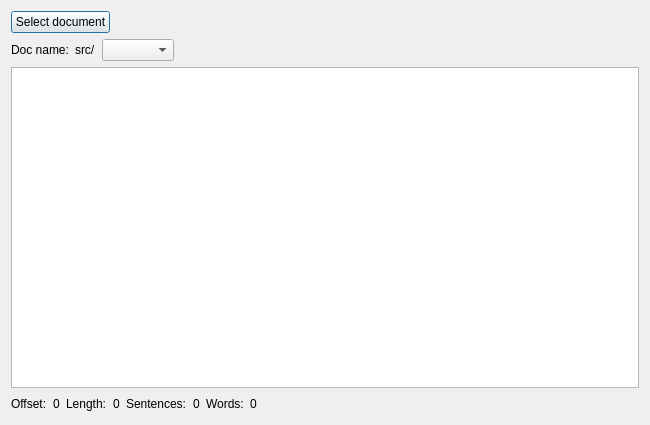
<?xml version="1.0" encoding="UTF-8"?>
<ui version="4.0">
 <class>Dialog</class>
 <widget class="QDialog" name="Dialog">
  <property name="geometry">
   <rect>
    <x>0</x>
    <y>0</y>
    <width>650</width>
    <height>425</height>
   </rect>
  </property>
  <property name="windowTitle">
   <string>Dialog</string>
  </property>
  <layout class="QGridLayout" name="gridLayout">
   <item row="2" column="0">
    <widget class="QTextEdit" name="te_susp_text">
     <property name="readOnly">
      <bool>true</bool>
     </property>
    </widget>
   </item>
   <item row="3" column="0">
    <layout class="QHBoxLayout" name="horizontalLayout">
     <item>
      <widget class="QLabel" name="label_10">
       <property name="text">
        <string>Offset:</string>
       </property>
      </widget>
     </item>
     <item>
      <widget class="QLabel" name="lb_src_offset">
       <property name="text">
        <string>0</string>
       </property>
      </widget>
     </item>
     <item>
      <widget class="QLabel" name="label_11">
       <property name="text">
        <string>Length:</string>
       </property>
      </widget>
     </item>
     <item>
      <widget class="QLabel" name="lb_src_length">
       <property name="text">
        <string>0</string>
       </property>
      </widget>
     </item>
     <item>
      <widget class="QLabel" name="label_12">
       <property name="text">
        <string>Sentences:</string>
       </property>
      </widget>
     </item>
     <item>
      <widget class="QLabel" name="lb_src_sentences_count">
       <property name="text">
        <string>0</string>
       </property>
      </widget>
     </item>
     <item>
      <widget class="QLabel" name="label_13">
       <property name="text">
        <string>Words:</string>
       </property>
      </widget>
     </item>
     <item>
      <widget class="QLabel" name="lb_src_words_count">
       <property name="text">
        <string>0</string>
       </property>
      </widget>
     </item>
     <item>
      <spacer name="horizontalSpacer_5">
       <property name="orientation">
        <enum>Qt::Horizontal</enum>
       </property>
       <property name="sizeHint" stdset="0">
        <size>
         <width>40</width>
         <height>20</height>
        </size>
       </property>
      </spacer>
     </item>
    </layout>
   </item>
   <item row="0" column="0">
    <layout class="QHBoxLayout" name="horizontalLayout_2">
     <item>
      <widget class="QPushButton" name="btn_select_src_doc">
       <property name="text">
        <string>Select document</string>
       </property>
      </widget>
     </item>
     <item>
      <spacer name="horizontalSpacer">
       <property name="orientation">
        <enum>Qt::Horizontal</enum>
       </property>
       <property name="sizeHint" stdset="0">
        <size>
         <width>40</width>
         <height>20</height>
        </size>
       </property>
      </spacer>
     </item>
    </layout>
   </item>
   <item row="1" column="0">
    <layout class="QHBoxLayout" name="horizontalLayout_3">
     <item>
      <widget class="QLabel" name="label_9">
       <property name="text">
        <string>Doc name:</string>
       </property>
      </widget>
     </item>
     <item>
      <widget class="QLabel" name="lb_src_doc_name">
       <property name="text">
        <string>src/</string>
       </property>
      </widget>
     </item>
     <item>
      <widget class="QComboBox" name="comboBox"/>
     </item>
     <item>
      <spacer name="horizontalSpacer_2">
       <property name="orientation">
        <enum>Qt::Horizontal</enum>
       </property>
       <property name="sizeHint" stdset="0">
        <size>
         <width>40</width>
         <height>20</height>
        </size>
       </property>
      </spacer>
     </item>
    </layout>
   </item>
  </layout>
 </widget>
 <resources/>
 <connections/>
</ui>
